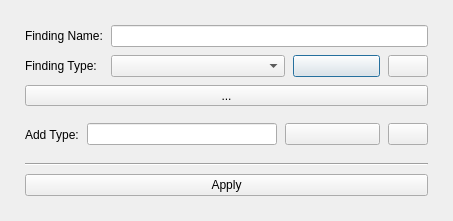
<?xml version="1.0" encoding="UTF-8"?>
<ui version="4.0">
 <class>qSlicerLongPETCTFindingSettingsDialog</class>
 <widget class="QDialog" name="qSlicerLongPETCTFindingSettingsDialog">
  <property name="geometry">
   <rect>
    <x>0</x>
    <y>0</y>
    <width>453</width>
    <height>221</height>
   </rect>
  </property>
  <property name="sizePolicy">
   <sizepolicy hsizetype="Preferred" vsizetype="Minimum">
    <horstretch>0</horstretch>
    <verstretch>0</verstretch>
   </sizepolicy>
  </property>
  <property name="windowTitle">
   <string>Form</string>
  </property>
  <layout class="QVBoxLayout" name="verticalLayout_2">
   <property name="spacing">
    <number>8</number>
   </property>
   <property name="margin">
    <number>25</number>
   </property>
   <item>
    <layout class="QGridLayout" name="gridLayout" columnstretch="0,2,1,0">
     <property name="horizontalSpacing">
      <number>8</number>
     </property>
     <item row="0" column="0">
      <widget class="QLabel" name="LabelName">
       <property name="text">
        <string>Finding Name:</string>
       </property>
      </widget>
     </item>
     <item row="1" column="0">
      <widget class="QLabel" name="LabelType">
       <property name="text">
        <string>Finding Type:</string>
       </property>
      </widget>
     </item>
     <item row="0" column="1" colspan="3">
      <widget class="QLineEdit" name="LineEditName"/>
     </item>
     <item row="1" column="2">
      <widget class="QPushButton" name="ButtonColor">
       <property name="text">
        <string/>
       </property>
      </widget>
     </item>
     <item row="1" column="1">
      <widget class="QComboBox" name="ComboBoxType">
       <property name="iconSize">
        <size>
         <width>24</width>
         <height>16</height>
        </size>
       </property>
       <property name="frame">
        <bool>true</bool>
       </property>
      </widget>
     </item>
     <item row="1" column="3">
      <widget class="QPushButton" name="ButtonRemove">
       <property name="text">
        <string/>
       </property>
       <property name="icon">
        <iconset resource="../qSlicerLongPETCTModule.qrc">
         <normaloff>:/Icons/delete.png</normaloff>:/Icons/delete.png</iconset>
       </property>
      </widget>
     </item>
    </layout>
   </item>
   <item>
    <widget class="ctkExpandButton" name="ExpandButton">
     <property name="sizePolicy">
      <sizepolicy hsizetype="Expanding" vsizetype="Fixed">
       <horstretch>0</horstretch>
       <verstretch>0</verstretch>
      </sizepolicy>
     </property>
     <property name="text">
      <string>...</string>
     </property>
    </widget>
   </item>
   <item>
    <widget class="QWidget" name="WidgetAddType" native="true">
     <property name="styleSheet">
      <string notr="true"/>
     </property>
     <layout class="QHBoxLayout" name="horizontalLayout_2" stretch="0,2,1,0">
      <property name="spacing">
       <number>8</number>
      </property>
      <property name="margin">
       <number>0</number>
      </property>
      <item>
       <widget class="QLabel" name="LabelAddType">
        <property name="styleSheet">
         <string notr="true"/>
        </property>
        <property name="text">
         <string>Add Type:</string>
        </property>
       </widget>
      </item>
      <item>
       <widget class="QLineEdit" name="LineEditNameAddType"/>
      </item>
      <item>
       <widget class="QPushButton" name="ButtonColorAddType">
        <property name="styleSheet">
         <string notr="true"/>
        </property>
        <property name="text">
         <string/>
        </property>
       </widget>
      </item>
      <item>
       <widget class="QPushButton" name="ButtonAddType">
        <property name="styleSheet">
         <string notr="true"/>
        </property>
        <property name="text">
         <string/>
        </property>
        <property name="icon">
         <iconset resource="../qSlicerLongPETCTModule.qrc">
          <normaloff>:/Icons/add.png</normaloff>:/Icons/add.png</iconset>
        </property>
       </widget>
      </item>
     </layout>
    </widget>
   </item>
   <item>
    <widget class="Line" name="line">
     <property name="orientation">
      <enum>Qt::Horizontal</enum>
     </property>
    </widget>
   </item>
   <item>
    <widget class="QPushButton" name="ButtonApply">
     <property name="text">
      <string>Apply</string>
     </property>
    </widget>
   </item>
  </layout>
 </widget>
 <customwidgets>
  <customwidget>
   <class>ctkExpandButton</class>
   <extends>QToolButton</extends>
   <header>ctkExpandButton.h</header>
  </customwidget>
 </customwidgets>
 <resources>
  <include location="../qSlicerLongPETCTModule.qrc"/>
 </resources>
 <connections>
  <connection>
   <sender>ExpandButton</sender>
   <signal>toggled(bool)</signal>
   <receiver>WidgetAddType</receiver>
   <slot>setVisible(bool)</slot>
   <hints>
    <hint type="sourcelabel">
     <x>182</x>
     <y>106</y>
    </hint>
    <hint type="destinationlabel">
     <x>182</x>
     <y>138</y>
    </hint>
   </hints>
  </connection>
  <connection>
   <sender>ExpandButton</sender>
   <signal>toggled(bool)</signal>
   <receiver>line</receiver>
   <slot>setVisible(bool)</slot>
   <hints>
    <hint type="sourcelabel">
     <x>226</x>
     <y>105</y>
    </hint>
    <hint type="destinationlabel">
     <x>226</x>
     <y>125</y>
    </hint>
   </hints>
  </connection>
 </connections>
</ui>
